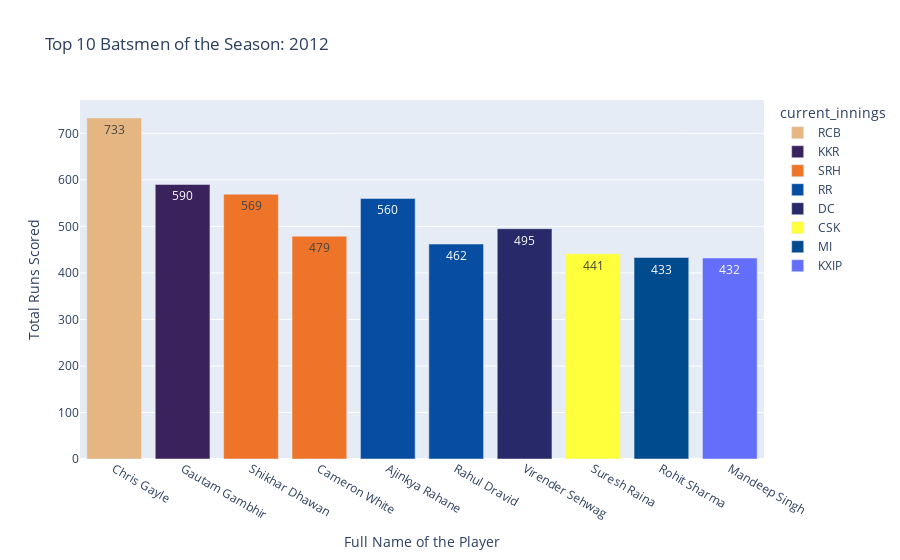

Source (notebook cell):
### Markdown cell above
# Generating same plot as above by using Plotly library

### Code cell
import plotly.express as px


team_color ={
    "MI"  : "#004B8D",
    "GT"  : "#1B2133",
    "SRH" : "#EE7429",
    "RCB" : "#E5B582",
    "CSK" : "#FFFF3C",
    "LSG" : "#0057E2",
    "KKR" : "#3A225D",
    "PBKS": "#DD1F2D",
    "RR"  : "#074EA2",
    "DC"  : "#282968"
}


def barchart_usingPlotly(season):
    df_by_season = df_batting_teamname[df_batting_teamname["season"]==season]
    top_10_batters = df_by_season.groupby(["fullName","current_innings"])["runs"].sum().sort_values(ascending=False).reset_index().head(10)
    title = f"Top 10 Batsmen of the Season: {season}"
    fig = px.bar(top_10_batters, x="fullName", y="runs",
                 hover_data=["fullName","runs"], color="current_innings", color_discrete_map= team_color,
                 labels= "Toatal Runs", text="runs", title= title
                 )
    # fig.update_traces(textfont_size=12, textangle=0, textposition="outside", cliponaxis=False) x="fullName" xaxis_title="Date", yaxis_title="7 day avg"
    fig.update_layout(width=900,xaxis_title="Full Name of the Player", yaxis_title="Total Runs Scored")
    
    
    fig.show()
    
barchart_usingPlotly(2012)

### Figure 1 — Plotly figure (JSON) as saved in the notebook; plotly's stock layout.template omitted (floating-point values rounded to 4 significant figures)
{"data": [{"alignmentgroup": "True", "hovertemplate": "current_innings=RCB<br>fullName=%{x}<br>runs=%{text}<extra></extra>", "legendgroup": "RCB", "marker": {"color": "#E5B582", "pattern": {"shape": ""}}, "name": "RCB", "offsetgroup": "RCB", "orientation": "v", "showlegend": true, "text": [733], "textposition": "auto", "type": "bar", "x": ["Chris Gayle"], "xaxis": "x", "y": [733], "yaxis": "y"}, {"alignmentgroup": "True", "hovertemplate": "current_innings=KKR<br>fullName=%{x}<br>runs=%{text}<extra></extra>", "legendgroup": "KKR", "marker": {"color": "#3A225D", "pattern": {"shape": ""}}, "name": "KKR", "offsetgroup": "KKR", "orientation": "v", "showlegend": true, "text": [590], "textposition": "auto", "type": "bar", "x": ["Gautam Gambhir"], "xaxis": "x", "y": [590], "yaxis": "y"}, {"alignmentgroup": "True", "hovertemplate": "current_innings=SRH<br>fullName=%{x}<br>runs=%{text}<extra></extra>", "legendgroup": "SRH", "marker": {"color": "#EE7429", "pattern": {"shape": ""}}, "name": "SRH", "offsetgroup": "SRH", "orientation": "v", "showlegend": true, "text": [569, 479], "textposition": "auto", "type": "bar", "x": ["Shikhar Dhawan", "Cameron White"], "xaxis": "x", "y": [569, 479], "yaxis": "y"}, {"alignmentgroup": "True", "hovertemplate": "current_innings=RR<br>fullName=%{x}<br>runs=%{text}<extra></extra>", "legendgroup": "RR", "marker": {"color": "#074EA2", "pattern": {"shape": ""}}, "name": "RR", "offsetgroup": "RR", "orientation": "v", "showlegend": true, "text": [560, 462], "textposition": "auto", "type": "bar", "x": ["Ajinkya Rahane", "Rahul Dravid"], "xaxis": "x", "y": [560, 462], "yaxis": "y"}, {"alignmentgroup": "True", "hovertemplate": "current_innings=DC<br>fullName=%{x}<br>runs=%{text}<extra></extra>", "legendgroup": "DC", "marker": {"color": "#282968", "pattern": {"shape": ""}}, "name": "DC", "offsetgroup": "DC", "orientation": "v", "showlegend": true, "text": [495], "textposition": "auto", "type": "bar", "x": ["Virender Sehwag"], "xaxis": "x", "y": [495], "yaxis": "y"}, {"alignmentgroup": "True", "hovertemplate": "current_innings=CSK<br>fullName=%{x}<br>runs=%{text}<extra></extra>", "legendgroup": "CSK", "marker": {"color": "#FFFF3C", "pattern": {"shape": ""}}, "name": "CSK", "offsetgroup": "CSK", "orientation": "v", "showlegend": true, "text": [441], "textposition": "auto", "type": "bar", "x": ["Suresh Raina"], "xaxis": "x", "y": [441], "yaxis": "y"}, {"alignmentgroup": "True", "hovertemplate": "current_innings=MI<br>fullName=%{x}<br>runs=%{text}<extra></extra>", "legendgroup": "MI", "marker": {"color": "#004B8D", "pattern": {"shape": ""}}, "name": "MI", "offsetgroup": "MI", "orientation": "v", "showlegend": true, "text": [433], "textposition": "auto", "type": "bar", "x": ["Rohit Sharma"], "xaxis": "x", "y": [433], "yaxis": "y"}, {"alignmentgroup": "True", "hovertemplate": "current_innings=KXIP<br>fullName=%{x}<br>runs=%{text}<extra></extra>", "legendgroup": "KXIP", "marker": {"color": "#636efa", "pattern": {"shape": ""}}, "name": "KXIP", "offsetgroup": "KXIP", "orientation": "v", "showlegend": true, "text": [432], "textposition": "auto", "type": "bar", "x": ["Mandeep Singh"], "xaxis": "x", "y": [432], "yaxis": "y"}], "layout": {"barmode": "relative", "legend": {"title": {"text": "current_innings"}, "tracegroupgap": 0}, "title": {"text": "Top 10 Batsmen of the Season: 2012"}, "width": 900, "xaxis": {"anchor": "y", "domain": [0, 1], "title": {"text": "Full Name of the Player"}}, "yaxis": {"anchor": "x", "domain": [0, 1], "title": {"text": "Total Runs Scored"}}}}
